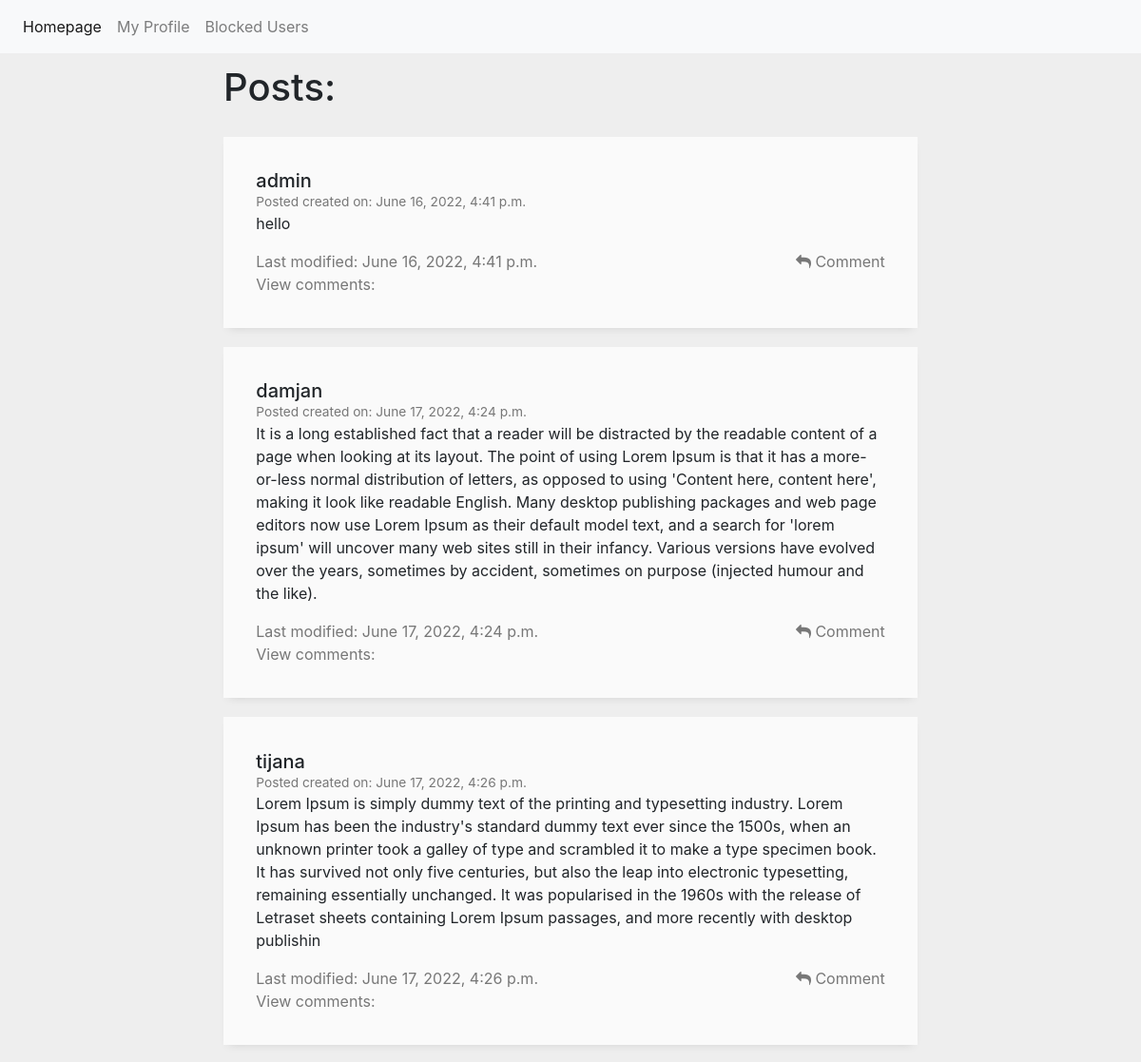
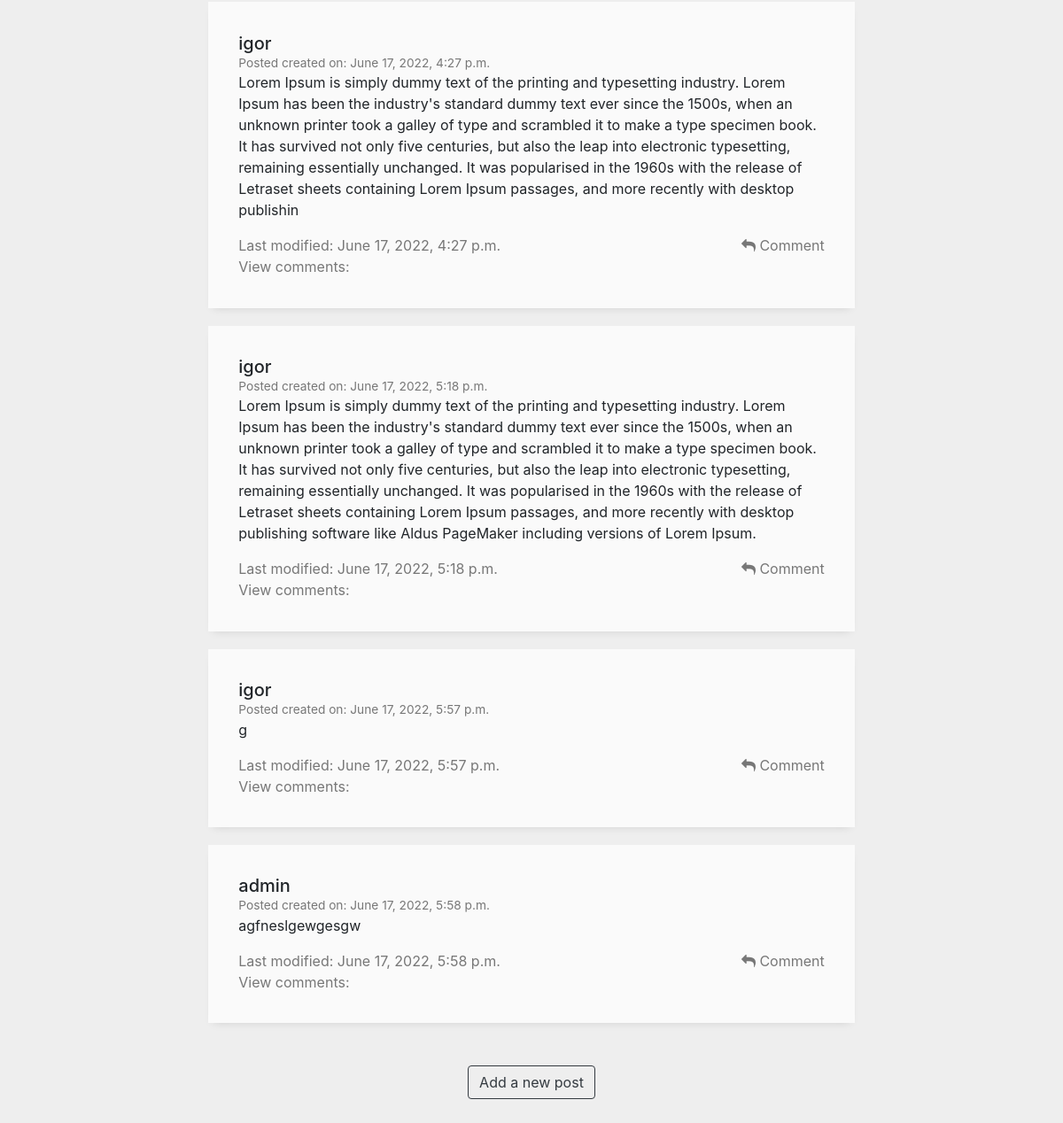
The page /posts/ (signed in) on the database its author committed (2 pictures, top to bottom).
### myApp/models.py (models this page shows, shortened)
class Post(models.Model):
    title = models.CharField(max_length=50)
    author = models.ForeignKey(myUser, on_delete=models.CASCADE)
    content = models.TextField(null=True, blank=True)
    created = models.DateTimeField(auto_now_add=True)
    last_modified = models.DateTimeField(auto_now=True)
    file = models.FileField(upload_to='specs', blank=True, null=True)

class myUser(models.Model):
    myUserBase = models.ForeignKey(User, on_delete=models.CASCADE, blank=True)
    blockedUsers = models.ManyToManyField(User, related_name="blocked_by", blank=True)
    def __str__(self):
        return self.myUserBase.__str__()

### myApp/views.py (the view, shortened to what this page needs)
# urls.py: path('posts/', posts, name="posts"),
def posts(request):
    if request.user.is_superuser:
        all_posts = Post.objects.all()
        context = {'all_posts': all_posts}
        return render(request, 'posts.html', context=context)

### templates/posts.html (shortened to what this page needs)
<link href="https://maxcdn.bootstrapcdn.com/font-awesome/4.7.0/css/font-awesome.min.css" rel="stylesheet"
>
<head>
    <link rel="stylesheet" href="https://cdn.jsdelivr.net/npm/bootstrap@4.1.3/dist/css/bootstrap.min.css"
>
</head>
<div class="container">
    <nav class="navbar fixed-top navbar-expand-sm bg-light navbar-light navbar-inverse">
        <ul class="navbar-nav">
            <li class="nav-item active">
                <a class="nav-link" href="{% url 'posts' %}">Homepage</a>
            </li>
            <li class="nav-item">
                <a class="nav-link" href="{% url 'profile' %}">My Profile</a>
            </li>
            <li class="nav-item">
                <a class="nav-link" href="{% url 'blockedusers' %}">Blocked Users</a>
            </li>
        </ul>
    </nav>
    <div class="row justify-content-center ">
        <div class="col-md-8 mt-5"><p class="h1">Posts:</p></div>
        {% for post in all_posts %}
            <div class="col-md-8">
                <div class="media g-mb-30 media-comment">
                    <div class="media-body u-shadow-v18 g-bg-secondary g-pa-30">
                        <div class="g-mb-15">
                            <h5 class="h5 g-color-gray-dark-v1 mb-0">{{ post.author }}</h5>
                            <span class="g-color-gray-dark-v4 g-font-size-12"> Posted created on: {{ post.created }}</span>
                        </div>
                        <p> {{ post.content }}</p>
                        <ul class="list-inline d-sm-flex my-0">
                            <li class="list-inline-item g-mr-20">
                                <a class="u-link-v5 g-color-gray-dark-v4 g-color-primary--hover" href="#!">
                                    Last modified:
                                    {{ post.last_modified }}
                                </a>
                            </li>
                            <li class="list-inline-item ml-auto">
                                <a class="u-link-v5 g-color-gray-dark-v4 g-color-primary--hover" href="#!">
                                    <i class="fa fa-reply g-pos-rel g-top-1 g-mr-3"></i>
                                    Comment
                                </a>
                            </li>
                        </ul>
                        <a class="u-link-v5 g-color-gray-dark-v4 g-color-primary--hover" href="#!">
                            View comments:
                        </a>
                    </div>
                </div>
            </div>
        {% endfor %}
        <div class="col-md-8 justify-content-center">
            <div class="row justify-content-center m-5">
                <a type="button" class="btn btn-outline-dark" href="{% url 'addpost' %}">Add a new post</a>
            </div>
        </div>
    </div>
</div>

### templates/posts.html (style rules this page uses)
@media (min-width: 0) { .g-pa-30 { padding: 2.14286rem !important; } }
.g-bg-secondary { background-color: #fafafa !important; }
.u-shadow-v18 { box-shadow: 0 5px 10px -6px rgba(0, 0, 0, 0.15); }
.g-color-gray-dark-v4 { color: #777 !important; }
.g-font-size-12 { font-size: 0.85714rem !important; }
.media-comment { margin-top: 20px }

### rows shown on the page
Post: author "admin", created "June 16, 2022, 4:41 p.m.", content "hello", last_modified "June 16, 2022, 4:41 p.m."
Post: author "damjan", created "June 17, 2022, 4:24 p.m.", content "It is a long established fact that a reader will be distracted by the readable content of a page when looking at its layout. The point of using Lorem Ipsum is that it has a more-or-less normal distribution of letters, as opposed to using 'Content here, content here', making it look like readable English. Many desktop publishing packages and web page editors now use Lorem Ipsum as their default model text, and a search for 'lorem ipsum' will uncover many web sites still in their infancy. Various versions have evolved over the years, sometimes by accident, sometimes on purpose (injected humour and the like).", last_modified "June 17, 2022, 4:24 p.m."
Post: author "tijana", created "June 17, 2022, 4:26 p.m.", content "Lorem Ipsum is simply dummy text of the printing and typesetting industry. Lorem Ipsum has been the industry's standard dummy text ever since the 1500s, when an unknown printer took a galley of type and scrambled it to make a type specimen book. It has survived not only five centuries, but also the leap into electronic typesetting, remaining essentially unchanged. It was popularised in the 1960s with the release of Letraset sheets containing Lorem Ipsum passages, and more recently with desktop publishin", last_modified "June 17, 2022, 4:26 p.m."
Post: author "igor", created "June 17, 2022, 4:27 p.m.", content "Lorem Ipsum is simply dummy text of the printing and typesetting industry. Lorem Ipsum has been the industry's standard dummy text ever since the 1500s, when an unknown printer took a galley of type and scrambled it to make a type specimen book. It has survived not only five centuries, but also the leap into electronic typesetting, remaining essentially unchanged. It was popularised in the 1960s with the release of Letraset sheets containing Lorem Ipsum passages, and more recently with desktop publishin", last_modified "June 17, 2022, 4:27 p.m."
Post: author "igor", created "June 17, 2022, 5:18 p.m.", content "Lorem Ipsum is simply dummy text of the printing and typesetting industry. Lorem Ipsum has been the industry's standard dummy text ever since the 1500s, when an unknown printer took a galley of type and scrambled it to make a type specimen book. It has survived not only five centuries, but also the leap into electronic typesetting, remaining essentially unchanged. It was popularised in the 1960s with the release of Letraset sheets containing Lorem Ipsum passages, and more recently with desktop publishing software like Aldus PageMaker including versions of Lorem Ipsum.", last_modified "June 17, 2022, 5:18 p.m."
Post: author "igor", created "June 17, 2022, 5:57 p.m.", content "g", last_modified "June 17, 2022, 5:57 p.m."
Post: author "admin", created "June 17, 2022, 5:58 p.m.", content "agfneslgewgesgw", last_modified "June 17, 2022, 5:58 p.m."
